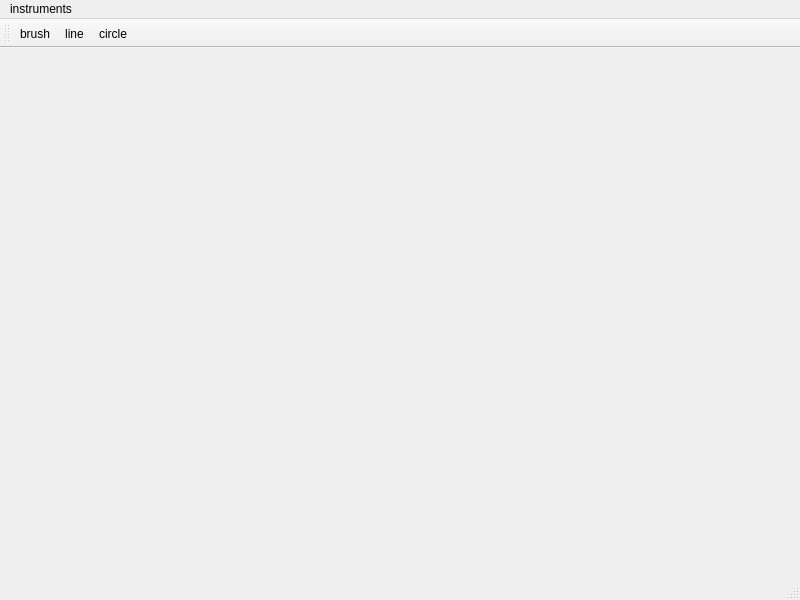
<?xml version="1.0" encoding="UTF-8"?>
<ui version="4.0">
 <class>MainWindow</class>
 <widget class="QMainWindow" name="MainWindow">
  <property name="geometry">
   <rect>
    <x>0</x>
    <y>0</y>
    <width>800</width>
    <height>600</height>
   </rect>
  </property>
  <property name="windowTitle">
   <string>MainWindow</string>
  </property>
  <widget class="QWidget" name="centralwidget"/>
  <widget class="QMenuBar" name="menubar">
   <property name="geometry">
    <rect>
     <x>0</x>
     <y>0</y>
     <width>800</width>
     <height>19</height>
    </rect>
   </property>
   <widget class="QMenu" name="menuinstruments">
    <property name="title">
     <string>instruments</string>
    </property>
    <addaction name="actionbrush"/>
    <addaction name="actionline"/>
    <addaction name="actioncircle"/>
   </widget>
   <addaction name="menuinstruments"/>
  </widget>
  <widget class="QStatusBar" name="statusbar"/>
  <widget class="QToolBar" name="toolBar">
   <property name="windowTitle">
    <string>toolBar</string>
   </property>
   <attribute name="toolBarArea">
    <enum>TopToolBarArea</enum>
   </attribute>
   <attribute name="toolBarBreak">
    <bool>false</bool>
   </attribute>
   <addaction name="actionbrush"/>
   <addaction name="actionline"/>
   <addaction name="actioncircle"/>
  </widget>
  <action name="actionbrush">
   <property name="text">
    <string>brush</string>
   </property>
  </action>
  <action name="actionline">
   <property name="text">
    <string>line</string>
   </property>
  </action>
  <action name="actioncircle">
   <property name="text">
    <string>circle</string>
   </property>
  </action>
 </widget>
 <resources/>
 <connections/>
</ui>
